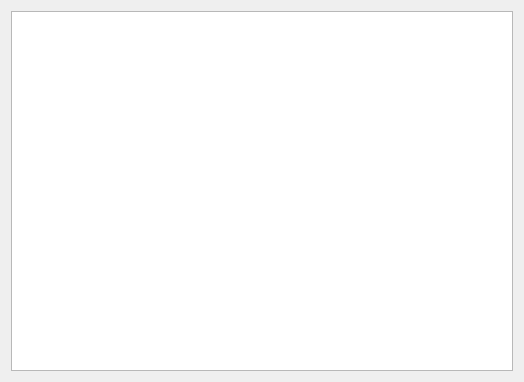
<?xml version="1.0" encoding="UTF-8"?>
<ui version="4.0">
 <class>MessageDisplay</class>
 <widget class="QWidget" name="MessageDisplay">
  <property name="geometry">
   <rect>
    <x>0</x>
    <y>0</y>
    <width>524</width>
    <height>382</height>
   </rect>
  </property>
  <property name="windowTitle">
   <string>Form</string>
  </property>
  <layout class="QVBoxLayout" name="verticalLayout">
   <item>
    <widget class="QTableWidget" name="tableWidget"/>
   </item>
  </layout>
 </widget>
 <resources/>
 <connections/>
</ui>
